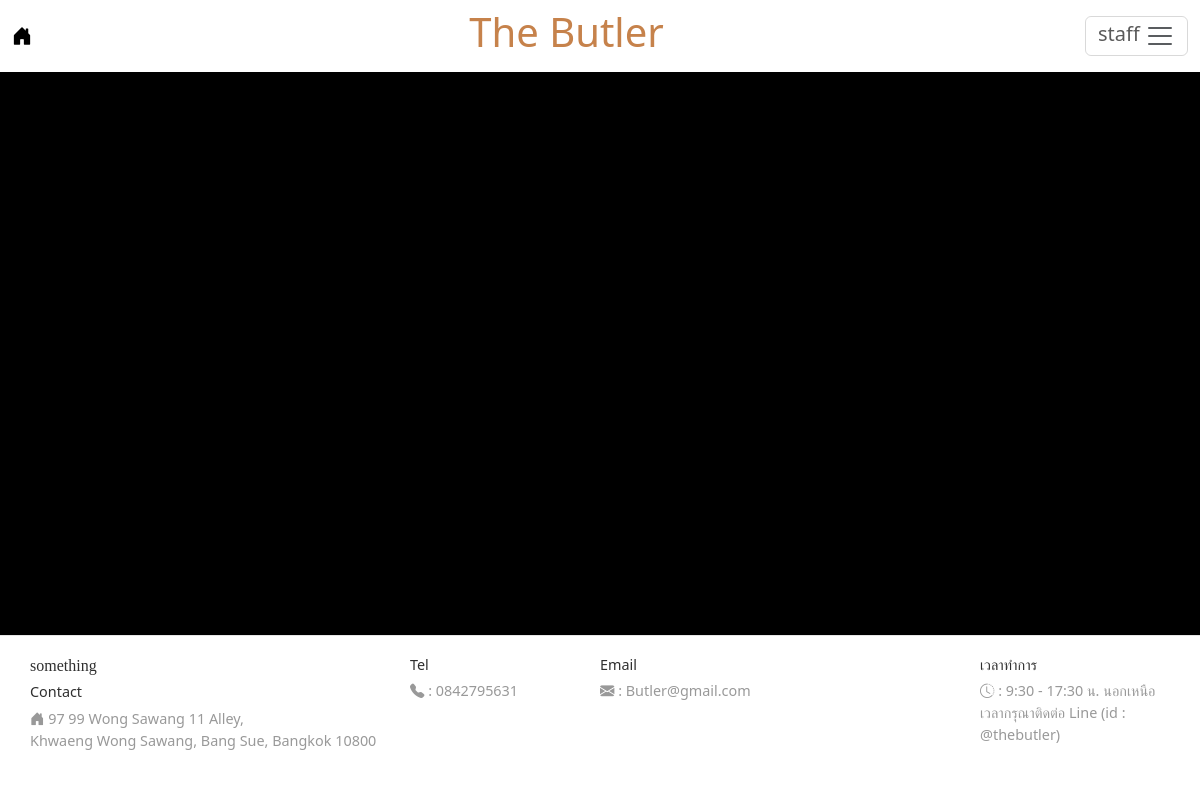
The page /index.php (signed in) on the database as committed earlier.
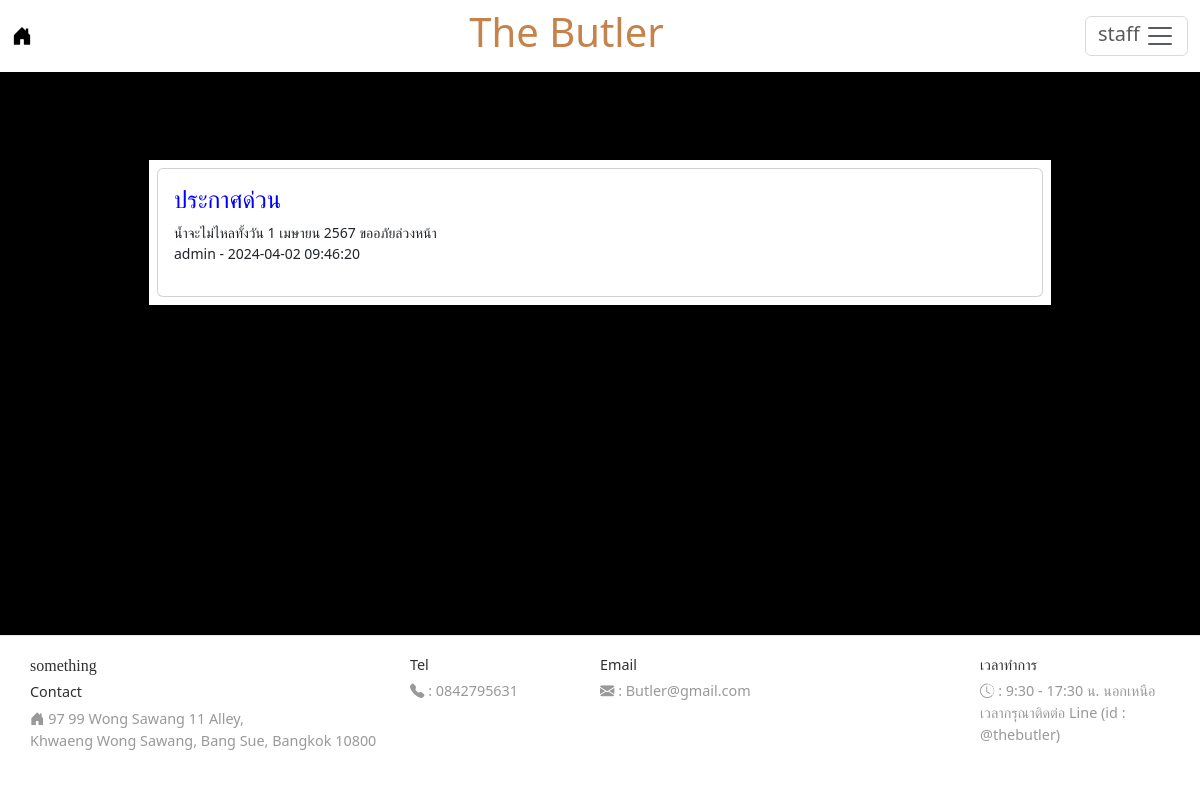
The same page on the database as committed later.
### tables this page shows
CREATE TABLE `community_admin` (
  `id` int(11) NOT NULL,
  `title` varchar(128) NOT NULL,
  `content` varchar(2048) NOT NULL,
  `post_date` datetime NOT NULL,
  `user_id` int(11) NOT NULL
);

CREATE TABLE `user` (
  `id` int(11) NOT NULL,
  `number_room` int(100) NOT NULL,
  `username` varchar(32) NOT NULL,
  `password` varchar(100) NOT NULL,
  `name` varchar(100) NOT NULL,
  `gender` char(10) NOT NULL,
  `email` char(32) NOT NULL,
  `role` char(1) NOT NULL
);

### index.php (the view, shortened to what this page needs)
<!DOCTYPE html>
<html lang="en">
<head>
    <link href="https://cdn.jsdelivr.net/npm/bootstrap@5.3.1/dist/css/bootstrap.min.css" rel="stylesheet">
    <link rel="stylesheet" href="https://cdn.jsdelivr.net/npm/bootstrap-icons@1.10.5/font/bootstrap-icons.css">
</head>
<body style="background-color:#000000;">
    <?php include "nav.php" ?>
    <div class="container">
        <div class="row mt-5">
            <div class="col-lg-1 col-md-1 col-sm-1"></div>
            <div class="col-lg-10 col-md-10 col-sm-10">
                <div class="container">
                    <div class="mt-3 d-flex justify-content-between">
                        <table class="table table-borderless  mt-4">
                            <?php
                            $conn = new PDO("mysql:host=localhost;dbname=butler;charset=utf8", "root", "");
                            $sql = "SELECT t1.title,t1.id,t2.username,t1.post_date,t1.user_id,t1.content FROM community_admin as t1
                                    INNER JOIN user as t2 ON (t1.user_id = t2.id) order by t1.post_date DESC";
                            $result = $conn->query($sql);
                            while ($row = $result->fetch()) {
                                echo "<tr><td>
                                    <div class='card ' style=width: 10rem;>
                                        <div class='card-body'>
                                            <h4 class='card-text' style=color:blue;> $row[0]</h4>
                                            $row[5]<br>
                                            $row[2] - $row[3]</p>";
                            }
                            ?>
                        </table>
                    </div>
                </div>
            </div>
            <div class="col-lg-1 col-md-1 col-sm-1"></div>
        </div>
    </div>
    <?php include "nav2.php" ?>
</body>
</html>

### nav.php (shortened to what this page needs)
<nav class="navbar fixed" style="background-color: #FFF;">
  <div class="container-fluid">
    <a class="navbar-brand" href="index.php"><i class="bi bi-house-door-fill"></i></a>
    <h1 style="text-align: center; color:#C6824B ">The Butler</h1>
    <button class="navbar-toggler" type="button" data-bs-toggle="offcanvas" data-bs-target="#offcanvasNavbar" aria-controls="offcanvasNavbar" aria-label="Toggle navigation">
      <?php echo $_SESSION['name']; ?> <span class="navbar-toggler-icon"></span>
    </button>
  </div>
</nav>

### nav2.php (shortened to what this page needs)
<!DOCTYPE html>
<html lang="en">
<head>
</head>
<body>
  <footer class="footer">
    <div class="footer__addr">
      <h1 class="footer__logo">Something</h1>
      <h2>Contact</h2>
      <address>
        <i class="bi bi-house-door-fill"></i> 97 99 Wong Sawang 11 Alley, <br>Khwaeng Wong Sawang, Bang Sue, Bangkok 10800
      </address>
    </div>
    <ul class="footer__nav">
      <li class="nav__item">
        <h2 class="nav__title">Tel</h2>
        <ul class="nav__ul">
          <li>
            <a href="#"><i class="bi bi-telephone-fill"></i></i> : 0842795631</a>
          </li>
        </ul>
      </li>
      <li class="nav__item nav__item--extra">
        <h2 class="nav__title">Email</h2>
        <ul class="nav__ul nav__ul--extra">
          <li>
            <a href="#"><i class="bi bi-envelope-fill"></i></i> : Butler@gmail.com</a>
          </li>
        </ul>
      </li>
      <li class="nav__item">
        <h2 class="nav__title">เวลาทำการ</h2>
        <ul class="nav__ul">
          <li>
            <a href="#"><i class="bi bi-clock-history"></i></i> : 9:30 - 17:30 น. นอกเหนือเวลากรุณาติดต่อ Line (id : @thebutler)</a>
          </li>
        </ul>
      </li>
    </ul>
  </footer>
</body>
</html>

### nav2.php (style rules this page uses)
*, *:before, *:after { box-sizing: border-box; }
html { font-size: 100%; }
body { font-family: acumin-pro, system-ui, sans-serif; margin: 0; display: grid; grid-template-rows: auto 1fr auto; font-size: 14px; background-color: #f4f4f4; align-items: start; min-height: 100vh; }
.footer { display: flex; flex-flow: row wrap; padding: 20px 30px; color: #2f2f2f; background-color: #fff; border-top: 1px solid #e5e5e5; }
.footer>* { flex: 1 100%; }
.footer__addr { margin-bottom: 1em; }
.footer__logo { font-family: "Pacifico", cursive; font-weight: 400; text-transform: lowercase; font-size: 1rem; margin-bottom: 0.5em; }
.footer__addr h2 { margin-top: 0.5em; font-size: 0.9rem; font-weight: 400; }
.nav__title { font-weight: 400; font-size: 0.9rem; margin-bottom: 0.5em; }
.footer address { font-style: normal; color: #999; font-size: 0.9rem; margin-bottom: 1em; }
.footer ul { list-style: none; padding-left: 0; }
.footer li { line-height: 1.5em; font-size: 0.9rem; }
.footer a { text-decoration: none; color: #2f2f2f; }
.footer__nav { display: flex; flex-flow: row wrap; }
.footer__nav>* { flex: 1 50%; margin-bottom: 1em; }
.nav__ul a { color: #999; }
.nav__ul--extra { column-count: 2; column-gap: 1.25em; }
@media screen and (min-width: 40.375em) { .footer__nav>* { flex: 1; } }
@media screen and (min-width: 40.375em) { .nav__item--extra { flex-grow: 2; } }
@media screen and (min-width: 40.375em) { .footer__addr { flex: 1 0px; } }
@media screen and (min-width: 40.375em) { .footer__nav { flex: 2 0px; } }

Rows that differ between the two databases and show on the page:
now on this page (row edited): community_admin: title "ประกาศด่วน", content "น้ำจะไม่ไหลทั้งวัน 1 เมษายน 2567 ขออภัยล่วงหน้า", user.username "admin", post_date "2024-04-02 09:46:20"
